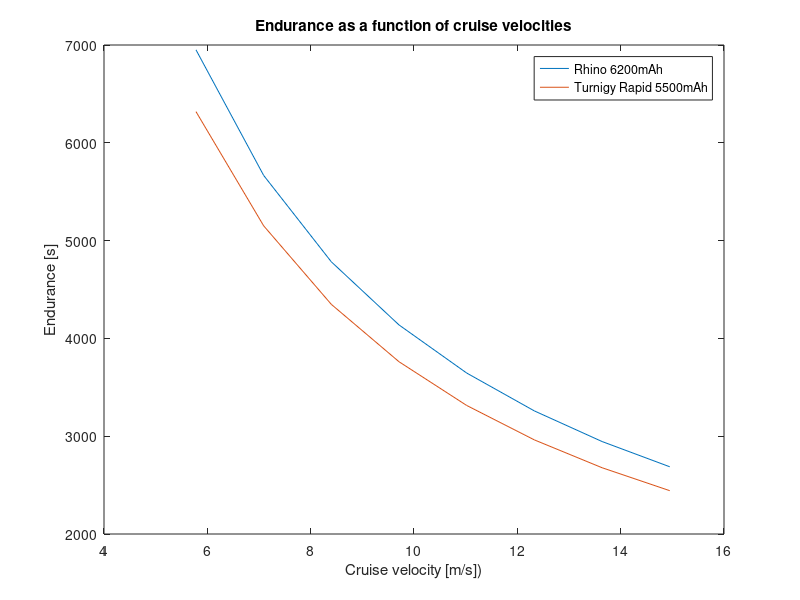

MATLAB code to generate this figure:
close all
clear all
clc

%% Part 2
% Battery specifications
% Rhino 6200mAh 4S 50C Lipo Battery Pack w/XT90
% Turnigy Rapid 5500mAh 4S2P 140C Hardcase Lipo Battery Pack w/XT90 Connector

% V = 20.8/3.6; %Required speed
V = [5.78:1.31:15]; %Ranges of velocities from minimum required to maximum allowed
voltage = [14.8 14.8]; 
ah = [6200 5500]*10^(-3); 
mass = [705 543]*10^(-3); %kg
totalweight = 6 + mass; %Total weight of UAV
ae = 10; %Aerodynamic efficiency
pe = 0.8; %Propulsion efficiency
g = 9.81;

  for j = 1:length(V) 

    for i = 1:length(ah)
        Espec(i,j) = voltage(i)*ah(i)/mass(i); 
        MFbatt(i,j) = mass(i)/totalweight(i);
        E(i,j) = Espec(i,j)*MFbatt(i,j)*pe*ae/(g*V(j))*60^2; %Endurance 
        R(i,j) = V(j)*E(i,j); %Range
    end

  end

plot(V,E(1,:),V,E(2,:))
title('Endurance as a function of cruise velocities');
xlabel('Cruise velocity [m/s])');
ylabel('Endurance [s]');
legend('Rhino 6200mAh', 'Turnigy Rapid 5500mAh')

%%Part 3


